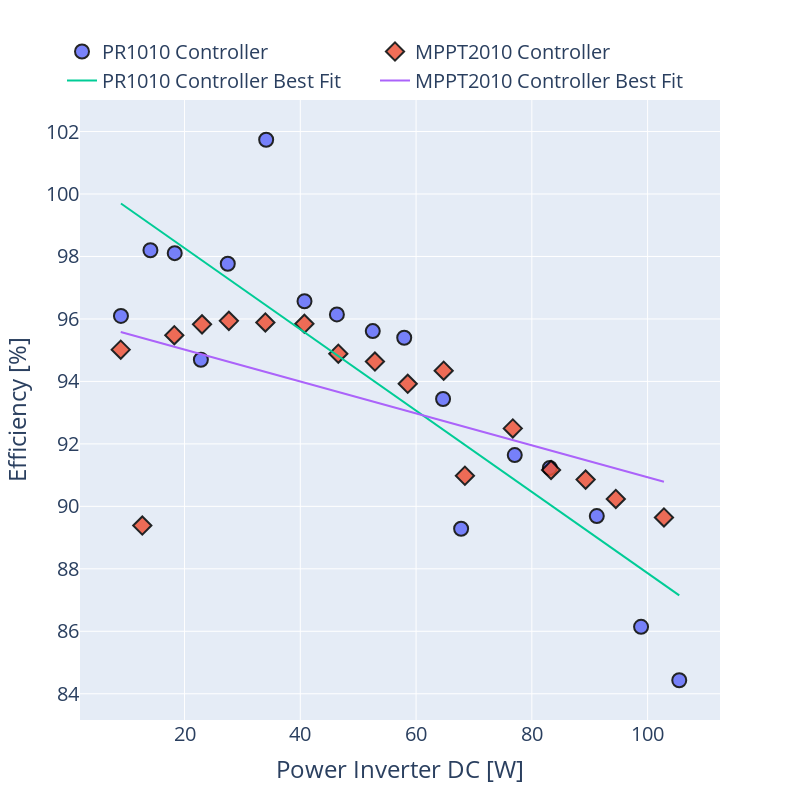

Write notebook code for a chart like this one.
### Code cell
# Fit a line for MPPT and PWM controller efficiencies (vs power_inv_dc) and calculate their variances and plot the best-fit lines
# For PWM controller
# Get the x and y values
x = dfpwm['power_inv_dc'].to_numpy()
y = dfpwm['efficiency_controller'].to_numpy()
# Fit a line to the data
m, b = np.polyfit(x, y, 1)
predicted_pwm = m * x + b
# Calculate the variance
variance_pwm = np.sum((predicted_pwm - y)**2) / len(y)


# For MPPT controller
# Get the x and y values
x = dfmppt['power_inv_dc'].to_numpy()
y = dfmppt['efficiency_controller'].to_numpy()
# Fit a line to the data
m, b = np.polyfit(x, y, 1)
predicted_mppt = m * x + b
# Calculate the variance
variance_mppt = np.sum((predicted_mppt - y)**2) / len(y)

# Print
print("PWM variance: ", variance_pwm)
print("MPPT variance: ", variance_mppt)

# Plot the best-fit lines
fig = go.Figure()
fig.add_trace(go.Scatter(x=dfpwm['power_inv_dc'], y=dfpwm['efficiency_controller'], name='PR1010 Controller', mode='markers',marker=dict(size=marker_size, symbol='circle', line=dict(width=2, color='black'), opacity = marker_opacity)))
fig.add_trace(go.Scatter(x=dfmppt['power_inv_dc'], y=dfmppt['efficiency_controller'], name='MPPT2010 Controller', mode='markers', marker=dict(size=marker_size, symbol='diamond', line=dict(width=2, color='black'), opacity = marker_opacity)))
fig.add_trace(go.Scatter(x=dfpwm['power_inv_dc'], y=predicted_pwm, name='PR1010 Controller Best Fit', mode='lines', marker=dict(size=marker_size, symbol='circle', line=dict(width=2, color='black'), opacity = marker_opacity)))
fig.add_trace(go.Scatter(x=dfmppt['power_inv_dc'], y=predicted_mppt, name='MPPT2010 Controller Best Fit', mode='lines', marker=dict(size=marker_size, symbol='diamond', line=dict(width=2, color='black'), opacity = marker_opacity)))
# Update this plot to 800x800
fig.update_layout(width=800,height=800)
# Legend to the top
fig.update_layout(legend=dict(
    orientation="h",
    yanchor="bottom",
    y=1.0,
    xanchor="right",
    x=0.95
))
# Label x-axis
fig.update_layout(xaxis_title='Power Inverter DC [W]')
# Label y-axis
fig.update_layout(yaxis_title='Efficiency [%]')
# Update font size
fig.update_layout(font=dict(size=20))
# Update title font size
fig.update_layout(title_font=dict(size=30))

fig.show()

### Figure 1 — Plotly figure (JSON) as saved in the notebook; plotly's stock layout.template omitted (floating-point values rounded to 4 significant figures)
{"data": [{"marker": {"line": {"color": "black", "width": 2}, "opacity": 0.85, "size": 14, "symbol": "circle"}, "mode": "markers", "name": "PR1010 Controller", "type": "scatter", "x": [9.018, 14.11, 18.31, 22.82, 27.47, 34.1, 40.73, 46.32, 52.52, 57.95, 64.67, 67.78, 77.05, 83.11, 91.22, 98.87, 105.5], "y": [96.1, 98.2, 98.11, 94.69, 97.77, 101.7, 96.57, 96.14, 95.61, 95.4, 93.44, 89.28, 91.64, 91.23, 89.69, 86.14, 84.43]}, {"marker": {"line": {"color": "black", "width": 2}, "opacity": 0.85, "size": 14, "symbol": "diamond"}, "mode": "markers", "name": "MPPT2010 Controller", "type": "scatter", "x": [8.983, 12.7, 18.24, 23.02, 27.66, 33.96, 40.71, 46.57, 52.89, 58.56, 64.77, 68.44, 76.71, 83.32, 89.29, 94.51, 102.8], "y": [95.02, 89.38, 95.48, 95.83, 95.94, 95.89, 95.84, 94.89, 94.64, 93.92, 94.34, 90.98, 92.5, 91.16, 90.86, 90.24, 89.65]}, {"marker": {"line": {"color": "black", "width": 2}, "opacity": 0.85, "size": 14, "symbol": "circle"}, "mode": "lines", "name": "PR1010 Controller Best Fit", "type": "scatter", "x": [9.018, 14.11, 18.31, 22.82, 27.47, 34.1, 40.73, 46.32, 52.52, 57.95, 64.67, 67.78, 77.05, 83.11, 91.22, 98.87, 105.5], "y": [99.69, 99.03, 98.49, 97.9, 97.29, 96.43, 95.57, 94.84, 94.04, 93.33, 92.46, 92.05, 90.84, 90.06, 89.0, 88.01, 87.15]}, {"marker": {"line": {"color": "black", "width": 2}, "opacity": 0.85, "size": 14, "symbol": "diamond"}, "mode": "lines", "name": "MPPT2010 Controller Best Fit", "type": "scatter", "x": [8.983, 12.7, 18.24, 23.02, 27.66, 33.96, 40.71, 46.57, 52.89, 58.56, 64.77, 68.44, 76.71, 83.32, 89.29, 94.51, 102.8], "y": [95.58, 95.39, 95.11, 94.86, 94.63, 94.3, 93.96, 93.66, 93.34, 93.05, 92.73, 92.54, 92.12, 91.78, 91.48, 91.21, 90.79]}], "layout": {"font": {"size": 20}, "height": 800, "legend": {"orientation": "h", "x": 0.95, "xanchor": "right", "y": 1, "yanchor": "bottom"}, "title": {"font": {"size": 30}}, "width": 800, "xaxis": {"title": {"text": "Power Inverter DC [W]"}}, "yaxis": {"title": {"text": "Efficiency [%]"}}}}
